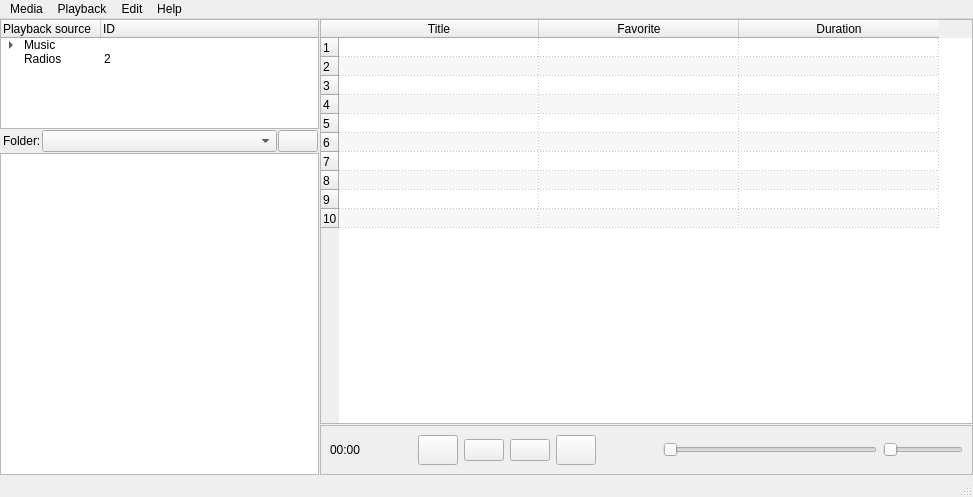
<?xml version="1.0" encoding="UTF-8"?>
<ui version="4.0">
 <class>MainWindow</class>
 <widget class="QMainWindow" name="MainWindow">
  <property name="geometry">
   <rect>
    <x>0</x>
    <y>0</y>
    <width>973</width>
    <height>497</height>
   </rect>
  </property>
  <property name="windowTitle">
   <string>Woofer</string>
  </property>
  <property name="windowIcon">
   <iconset resource="../icons.qrc">
    <normaloff>:/new/icons/icons/app_icon.png</normaloff>:/new/icons/icons/app_icon.png</iconset>
  </property>
  <widget class="QWidget" name="centralwidget">
   <layout class="QGridLayout" name="gridLayout">
    <property name="horizontalSpacing">
     <number>0</number>
    </property>
    <property name="verticalSpacing">
     <number>6</number>
    </property>
    <property name="margin">
     <number>0</number>
    </property>
    <item row="0" column="0">
     <widget class="QSplitter" name="splitter">
      <property name="orientation">
       <enum>Qt::Horizontal</enum>
      </property>
      <property name="handleWidth">
       <number>1</number>
      </property>
      <widget class="QWidget" name="layoutWidget">
       <layout class="QVBoxLayout" name="mainLeftVLayout">
        <property name="spacing">
         <number>0</number>
        </property>
        <item>
         <widget class="QTreeWidget" name="sourceBrowser">
          <property name="maximumSize">
           <size>
            <width>16777215</width>
            <height>110</height>
           </size>
          </property>
          <property name="autoExpandDelay">
           <number>-1</number>
          </property>
          <property name="animated">
           <bool>true</bool>
          </property>
          <property name="headerHidden">
           <bool>false</bool>
          </property>
          <column>
           <property name="text">
            <string>Playback source</string>
           </property>
          </column>
          <column>
           <property name="text">
            <string>ID</string>
           </property>
          </column>
          <item>
           <property name="text">
            <string>Music</string>
           </property>
           <property name="icon">
            <iconset resource="../icons.qrc">
             <normaloff>:/new/icons/icons/music-cd.png</normaloff>:/new/icons/icons/music-cd.png</iconset>
           </property>
           <property name="text">
            <string/>
           </property>
           <item>
            <property name="text">
             <string>Folders</string>
            </property>
            <property name="icon">
             <iconset resource="../icons.qrc">
              <normaloff>:/new/icons/icons/folder.png</normaloff>:/new/icons/icons/folder.png</iconset>
            </property>
            <property name="text">
             <string>0</string>
            </property>
           </item>
           <item>
            <property name="text">
             <string>Playlists</string>
            </property>
            <property name="icon">
             <iconset resource="../icons.qrc">
              <normaloff>:/new/icons/icons/playlist.png</normaloff>:/new/icons/icons/playlist.png</iconset>
            </property>
            <property name="text">
             <string>1</string>
            </property>
           </item>
          </item>
          <item>
           <property name="text">
            <string>Radios</string>
           </property>
           <property name="icon">
            <iconset resource="../icons.qrc">
             <normaloff>:/new/icons/icons/radio.png</normaloff>:/new/icons/icons/radio.png</iconset>
           </property>
           <property name="text">
            <string>2</string>
           </property>
          </item>
         </widget>
        </item>
        <item>
         <layout class="QHBoxLayout" name="filterHLayout">
          <property name="spacing">
           <number>1</number>
          </property>
          <property name="leftMargin">
           <number>3</number>
          </property>
          <property name="topMargin">
           <number>1</number>
          </property>
          <property name="rightMargin">
           <number>1</number>
          </property>
          <property name="bottomMargin">
           <number>1</number>
          </property>
          <item>
           <widget class="QLabel" name="folderLbl">
            <property name="text">
             <string>Folder:</string>
            </property>
           </widget>
          </item>
          <item>
           <widget class="QComboBox" name="folderCombo">
            <property name="sizePolicy">
             <sizepolicy hsizetype="Expanding" vsizetype="Fixed">
              <horstretch>0</horstretch>
              <verstretch>0</verstretch>
             </sizepolicy>
            </property>
           </widget>
          </item>
          <item>
           <widget class="QPushButton" name="libraryBtn">
            <property name="text">
             <string/>
            </property>
            <property name="icon">
             <iconset resource="../icons.qrc">
              <normaloff>:/new/icons/icons/settings.png</normaloff>:/new/icons/icons/settings.png</iconset>
            </property>
            <property name="flat">
             <bool>false</bool>
            </property>
           </widget>
          </item>
         </layout>
        </item>
        <item>
         <widget class="QTreeView" name="sourceItemsBrowser">
          <property name="sizePolicy">
           <sizepolicy hsizetype="Expanding" vsizetype="Expanding">
            <horstretch>0</horstretch>
            <verstretch>0</verstretch>
           </sizepolicy>
          </property>
         </widget>
        </item>
       </layout>
      </widget>
      <widget class="QWidget" name="layoutWidget">
       <layout class="QVBoxLayout" name="mainRightVLayout">
        <property name="spacing">
         <number>1</number>
        </property>
        <item>
         <widget class="QTableWidget" name="playlist">
          <property name="sizePolicy">
           <sizepolicy hsizetype="Expanding" vsizetype="Expanding">
            <horstretch>0</horstretch>
            <verstretch>0</verstretch>
           </sizepolicy>
          </property>
          <property name="editTriggers">
           <set>QAbstractItemView::NoEditTriggers</set>
          </property>
          <property name="tabKeyNavigation">
           <bool>false</bool>
          </property>
          <property name="alternatingRowColors">
           <bool>true</bool>
          </property>
          <property name="selectionMode">
           <enum>QAbstractItemView::SingleSelection</enum>
          </property>
          <property name="selectionBehavior">
           <enum>QAbstractItemView::SelectRows</enum>
          </property>
          <property name="gridStyle">
           <enum>Qt::DotLine</enum>
          </property>
          <property name="rowCount">
           <number>10</number>
          </property>
          <attribute name="horizontalHeaderDefaultSectionSize">
           <number>200</number>
          </attribute>
          <attribute name="verticalHeaderVisible">
           <bool>true</bool>
          </attribute>
          <attribute name="verticalHeaderDefaultSectionSize">
           <number>19</number>
          </attribute>
          <row/>
          <row/>
          <row/>
          <row/>
          <row/>
          <row/>
          <row/>
          <row/>
          <row/>
          <row/>
          <column>
           <property name="text">
            <string>Title</string>
           </property>
          </column>
          <column>
           <property name="text">
            <string>Favorite</string>
           </property>
          </column>
          <column>
           <property name="text">
            <string>Duration</string>
           </property>
          </column>
         </widget>
        </item>
        <item>
         <widget class="QFrame" name="controlsFrame">
          <property name="minimumSize">
           <size>
            <width>0</width>
            <height>0</height>
           </size>
          </property>
          <property name="frameShape">
           <enum>QFrame::StyledPanel</enum>
          </property>
          <property name="frameShadow">
           <enum>QFrame::Plain</enum>
          </property>
          <layout class="QVBoxLayout" name="verticalLayout">
           <property name="margin">
            <number>0</number>
           </property>
           <item>
            <layout class="QHBoxLayout" name="controlsHLayout">
             <property name="margin">
              <number>9</number>
             </property>
             <item>
              <widget class="QLabel" name="label">
               <property name="text">
                <string>00:00</string>
               </property>
              </widget>
             </item>
             <item>
              <widget class="QPushButton" name="repeatBtn">
               <property name="minimumSize">
                <size>
                 <width>30</width>
                 <height>30</height>
                </size>
               </property>
               <property name="text">
                <string/>
               </property>
               <property name="icon">
                <iconset resource="../icons.qrc">
                 <normaloff>:/new/icons/icons/media-repeat.png</normaloff>:/new/icons/icons/media-repeat.png</iconset>
               </property>
               <property name="iconSize">
                <size>
                 <width>16</width>
                 <height>16</height>
                </size>
               </property>
               <property name="flat">
                <bool>true</bool>
               </property>
              </widget>
             </item>
             <item>
              <spacer name="horizontalSpacer">
               <property name="orientation">
                <enum>Qt::Horizontal</enum>
               </property>
               <property name="sizeType">
                <enum>QSizePolicy::Fixed</enum>
               </property>
               <property name="sizeHint" stdset="0">
                <size>
                 <width>5</width>
                 <height>20</height>
                </size>
               </property>
              </spacer>
             </item>
             <item>
              <widget class="QPushButton" name="previousBtn">
               <property name="minimumSize">
                <size>
                 <width>30</width>
                 <height>30</height>
                </size>
               </property>
               <property name="text">
                <string/>
               </property>
               <property name="icon">
                <iconset resource="../icons.qrc">
                 <normaloff>:/new/icons/icons/media-previous.png</normaloff>:/new/icons/icons/media-previous.png</iconset>
               </property>
               <property name="iconSize">
                <size>
                 <width>24</width>
                 <height>24</height>
                </size>
               </property>
               <property name="flat">
                <bool>false</bool>
               </property>
              </widget>
             </item>
             <item>
              <widget class="QPushButton" name="playPauseBtn">
               <property name="sizePolicy">
                <sizepolicy hsizetype="Minimum" vsizetype="Fixed">
                 <horstretch>0</horstretch>
                 <verstretch>0</verstretch>
                </sizepolicy>
               </property>
               <property name="minimumSize">
                <size>
                 <width>0</width>
                 <height>0</height>
                </size>
               </property>
               <property name="text">
                <string/>
               </property>
               <property name="icon">
                <iconset resource="../icons.qrc">
                 <normaloff>:/new/icons/icons/media-play.png</normaloff>:/new/icons/icons/media-play.png</iconset>
               </property>
               <property name="iconSize">
                <size>
                 <width>32</width>
                 <height>32</height>
                </size>
               </property>
               <property name="flat">
                <bool>false</bool>
               </property>
              </widget>
             </item>
             <item>
              <widget class="QPushButton" name="stopBtn">
               <property name="sizePolicy">
                <sizepolicy hsizetype="Minimum" vsizetype="Fixed">
                 <horstretch>0</horstretch>
                 <verstretch>0</verstretch>
                </sizepolicy>
               </property>
               <property name="minimumSize">
                <size>
                 <width>0</width>
                 <height>0</height>
                </size>
               </property>
               <property name="text">
                <string/>
               </property>
               <property name="icon">
                <iconset resource="../icons.qrc">
                 <normaloff>:/new/icons/icons/media-stop.png</normaloff>:/new/icons/icons/media-stop.png</iconset>
               </property>
               <property name="iconSize">
                <size>
                 <width>32</width>
                 <height>32</height>
                </size>
               </property>
               <property name="flat">
                <bool>false</bool>
               </property>
              </widget>
             </item>
             <item>
              <widget class="QPushButton" name="nextBtn">
               <property name="minimumSize">
                <size>
                 <width>30</width>
                 <height>30</height>
                </size>
               </property>
               <property name="text">
                <string/>
               </property>
               <property name="icon">
                <iconset resource="../icons.qrc">
                 <normaloff>:/new/icons/icons/media-next.png</normaloff>:/new/icons/icons/media-next.png</iconset>
               </property>
               <property name="iconSize">
                <size>
                 <width>24</width>
                 <height>24</height>
                </size>
               </property>
               <property name="flat">
                <bool>false</bool>
               </property>
              </widget>
             </item>
             <item>
              <spacer name="horizontalSpacer_2">
               <property name="orientation">
                <enum>Qt::Horizontal</enum>
               </property>
               <property name="sizeType">
                <enum>QSizePolicy::Fixed</enum>
               </property>
               <property name="sizeHint" stdset="0">
                <size>
                 <width>5</width>
                 <height>20</height>
                </size>
               </property>
              </spacer>
             </item>
             <item>
              <widget class="QPushButton" name="shuffleBtn">
               <property name="minimumSize">
                <size>
                 <width>30</width>
                 <height>30</height>
                </size>
               </property>
               <property name="text">
                <string/>
               </property>
               <property name="icon">
                <iconset resource="../icons.qrc">
                 <normaloff>:/new/icons/icons/media-shuffle.png</normaloff>:/new/icons/icons/media-shuffle.png</iconset>
               </property>
               <property name="iconSize">
                <size>
                 <width>16</width>
                 <height>16</height>
                </size>
               </property>
               <property name="flat">
                <bool>true</bool>
               </property>
              </widget>
             </item>
             <item>
              <spacer name="horizontalSpacer_3">
               <property name="orientation">
                <enum>Qt::Horizontal</enum>
               </property>
               <property name="sizeType">
                <enum>QSizePolicy::Fixed</enum>
               </property>
               <property name="sizeHint" stdset="0">
                <size>
                 <width>10</width>
                 <height>20</height>
                </size>
               </property>
              </spacer>
             </item>
             <item>
              <widget class="QSlider" name="horizontalSlider">
               <property name="orientation">
                <enum>Qt::Horizontal</enum>
               </property>
               <property name="invertedAppearance">
                <bool>false</bool>
               </property>
               <property name="invertedControls">
                <bool>false</bool>
               </property>
              </widget>
             </item>
             <item>
              <widget class="QSlider" name="horizontalSlider_2">
               <property name="sizePolicy">
                <sizepolicy hsizetype="Preferred" vsizetype="Fixed">
                 <horstretch>0</horstretch>
                 <verstretch>0</verstretch>
                </sizepolicy>
               </property>
               <property name="maximumSize">
                <size>
                 <width>80</width>
                 <height>16777215</height>
                </size>
               </property>
               <property name="orientation">
                <enum>Qt::Horizontal</enum>
               </property>
              </widget>
             </item>
            </layout>
           </item>
          </layout>
         </widget>
        </item>
       </layout>
      </widget>
     </widget>
    </item>
   </layout>
  </widget>
  <widget class="QMenuBar" name="menubar">
   <property name="geometry">
    <rect>
     <x>0</x>
     <y>0</y>
     <width>973</width>
     <height>21</height>
    </rect>
   </property>
   <widget class="QMenu" name="menuFile">
    <property name="title">
     <string>Media</string>
    </property>
   </widget>
   <widget class="QMenu" name="menuPlayback">
    <property name="title">
     <string>Playback</string>
    </property>
   </widget>
   <widget class="QMenu" name="menuEdit">
    <property name="title">
     <string>Edit</string>
    </property>
   </widget>
   <widget class="QMenu" name="menuHelp">
    <property name="title">
     <string>Help</string>
    </property>
    <addaction name="actionAbout"/>
   </widget>
   <addaction name="menuFile"/>
   <addaction name="menuPlayback"/>
   <addaction name="menuEdit"/>
   <addaction name="menuHelp"/>
  </widget>
  <widget class="QStatusBar" name="statusbar"/>
  <action name="actionAbout">
   <property name="text">
    <string>About</string>
   </property>
  </action>
 </widget>
 <resources>
  <include location="../icons.qrc"/>
 </resources>
 <connections/>
</ui>
